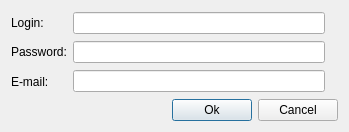
<?xml version="1.0" encoding="UTF-8"?>
<ui version="4.0">
 <class>Dialog</class>
 <widget class="QDialog" name="Dialog">
  <property name="geometry">
   <rect>
    <x>0</x>
    <y>0</y>
    <width>349</width>
    <height>132</height>
   </rect>
  </property>
  <property name="windowTitle">
   <string>Dialog</string>
  </property>
  <layout class="QGridLayout" name="gridLayout">
   <item row="0" column="0">
    <layout class="QVBoxLayout" name="verticalLayout_4">
     <item>
      <layout class="QHBoxLayout" name="horizontalLayout">
       <item>
        <layout class="QVBoxLayout" name="verticalLayout_2">
         <item>
          <widget class="QLabel" name="label">
           <property name="text">
            <string>Login:</string>
           </property>
          </widget>
         </item>
         <item>
          <widget class="QLabel" name="label_2">
           <property name="text">
            <string>Password:</string>
           </property>
          </widget>
         </item>
         <item>
          <widget class="QLabel" name="label_3">
           <property name="text">
            <string>E-mail:</string>
           </property>
          </widget>
         </item>
        </layout>
       </item>
       <item>
        <layout class="QVBoxLayout" name="verticalLayout">
         <item>
          <widget class="QLineEdit" name="login"/>
         </item>
         <item>
          <widget class="QLineEdit" name="password">
           <property name="echoMode">
            <enum>QLineEdit::Password</enum>
           </property>
          </widget>
         </item>
         <item>
          <widget class="QLineEdit" name="email"/>
         </item>
        </layout>
       </item>
       <item>
        <layout class="QVBoxLayout" name="verticalLayout_3">
         <item>
          <widget class="QLabel" name="label_4">
           <property name="text">
            <string/>
           </property>
          </widget>
         </item>
         <item>
          <widget class="QLabel" name="label_5">
           <property name="text">
            <string/>
           </property>
          </widget>
         </item>
         <item>
          <widget class="QLabel" name="label_6">
           <property name="text">
            <string/>
           </property>
          </widget>
         </item>
        </layout>
       </item>
      </layout>
     </item>
     <item>
      <layout class="QHBoxLayout" name="horizontalLayout_2">
       <item>
        <spacer name="horizontalSpacer">
         <property name="orientation">
          <enum>Qt::Horizontal</enum>
         </property>
         <property name="sizeHint" stdset="0">
          <size>
           <width>40</width>
           <height>20</height>
          </size>
         </property>
        </spacer>
       </item>
       <item>
        <widget class="QPushButton" name="ok">
         <property name="text">
          <string>Ok</string>
         </property>
        </widget>
       </item>
       <item>
        <widget class="QPushButton" name="cancel">
         <property name="text">
          <string>Cancel</string>
         </property>
        </widget>
       </item>
      </layout>
     </item>
    </layout>
   </item>
  </layout>
 </widget>
 <resources/>
 <connections/>
</ui>
